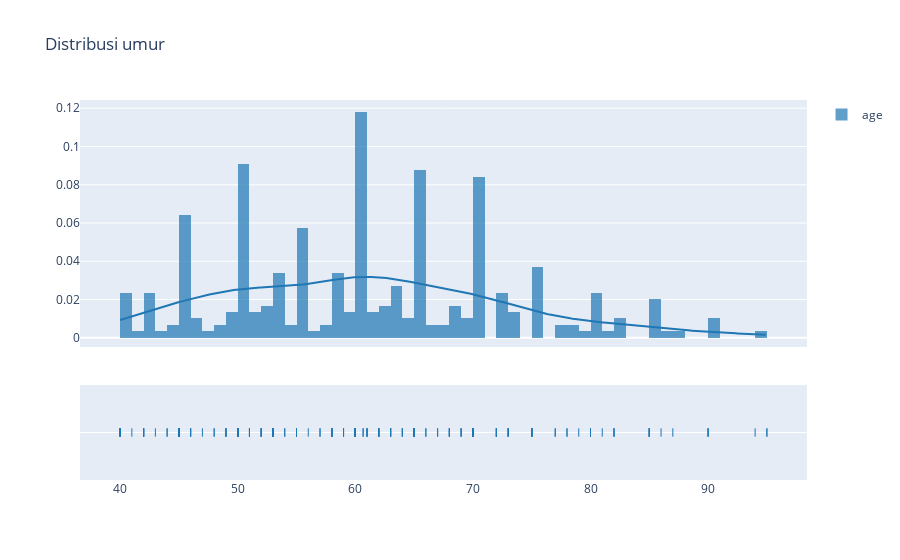

Notebook code for this chart:
### Markdown cell above
### Melihat hubungan umur dan jenis kelamin sebagai salah satu faktor Death Event

### Code cell
hist_data =[df["age"].values]
group_labels = ['age'] 

fig = ff.create_distplot(hist_data, group_labels)
fig.update_layout(title_text='Distribusi umur')

fig.show()

### Figure 1 — Plotly figure (JSON) as saved in the notebook; plotly's stock layout.template omitted (floating-point values rounded to 4 significant figures; data arrays with more than 128 entries replaced by an {"elided": "..."} marker saying what was removed)
{"data": [{"autobinx": false, "histnorm": "probability density", "legendgroup": "age", "marker": {"color": "rgb(31, 119, 180)"}, "name": "age", "opacity": 0.7, "type": "histogram", "x": {"elided": "299 float values"}, "xaxis": "x", "xbins": {"end": 95, "size": 1, "start": 40}, "yaxis": "y"}, {"legendgroup": "age", "marker": {"color": "rgb(31, 119, 180)"}, "mode": "lines", "name": "age", "showlegend": false, "type": "scatter", "x": {"elided": "500 float values"}, "xaxis": "x", "y": {"elided": "500 float values"}, "yaxis": "y"}, {"legendgroup": "age", "marker": {"color": "rgb(31, 119, 180)", "symbol": "line-ns-open"}, "mode": "markers", "name": "age", "showlegend": false, "type": "scatter", "x": {"elided": "299 float values"}, "xaxis": "x", "y": {"elided": "299 str values"}, "yaxis": "y2"}], "layout": {"barmode": "overlay", "hovermode": "closest", "legend": {"traceorder": "reversed"}, "title": {"text": "Distribusi umur"}, "xaxis": {"anchor": "y2", "domain": [0, 1], "zeroline": false}, "yaxis": {"anchor": "free", "domain": [0.35, 1], "position": 0}, "yaxis2": {"anchor": "x", "domain": [0, 0.25], "dtick": 1, "showticklabels": false}}}
